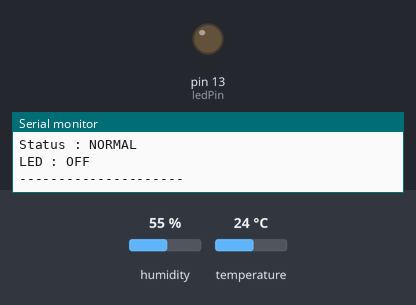
This sketch was run on a simulated Arduino Uno, built with avr-gcc and run on an emulated ATmega328P. Parts: output pins drawn as LEDs (lit = HIGH), the last lines printed to the serial monitor. The inputs (shaded band) are chosen by the test bench; at power-on: temperature 24 °C, humidity 55 %.

Above: at 2.8 s.
2.9 s: temperature set to 29 °C
5.6 s: temperature set to 32 °C
At 6.4 s:
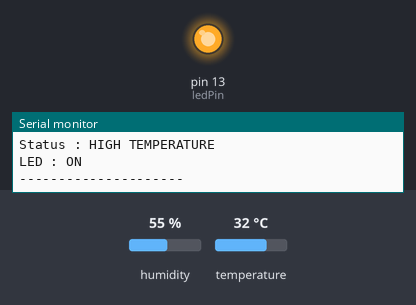
8.3 s: temperature set to 12 °C
At 11.1 s:
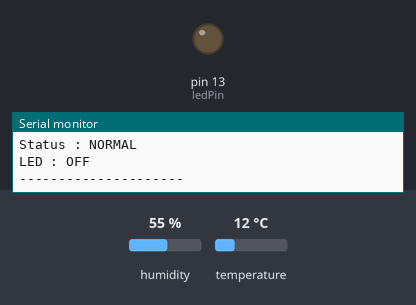
11.7 s: temperature set to 33 °C
At 13.0 s:
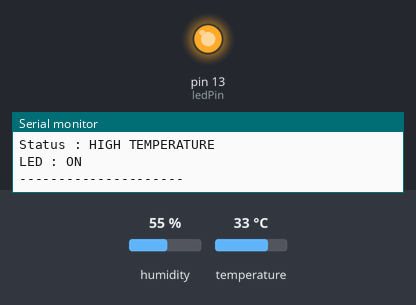
Timing chart, 0 to 14.7 s (numbered marks = the images above; inputs shaded):
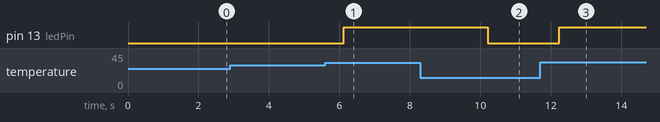

Measured:
- the behaviour switches between 30 and 31 °C on temperature (found by bisection; images 0 and 1)
- after the input at 5.6 s, pin 13 (ledPin): LOW → HIGH after 0.53 s
- after the input at 8.3 s, pin 13 (ledPin): HIGH → LOW after 1.9 s
- after the input at 11.7 s, pin 13 (ledPin): LOW → HIGH after 0.55 s

The sketch:

Smart_Temperature_Control.ino
```cpp
#include <DHT.h>

#define DHTPIN 2
#define DHTTYPE DHT11

DHT dht(DHTPIN, DHTTYPE);

const int ledPin = 13;

void setup() {
  Serial.begin(9600);
  dht.begin();
  pinMode(ledPin, OUTPUT);
}

void loop() {

  float temp = dht.readTemperature();

  if (isnan(temp)) {
    Serial.println("Sensor Error");
    delay(2000);
    return;
  }

  Serial.print("Temperature: ");
  Serial.print(temp);
  Serial.println(" °C");

  if (temp > 30) {
    digitalWrite(ledPin, HIGH);
    Serial.println("Status : HIGH TEMPERATURE");
    Serial.println("LED : ON");
  } else {
    digitalWrite(ledPin, LOW);
    Serial.println("Status : NORMAL");
    Serial.println("LED : OFF");
  }

  Serial.println("---------------------");

  delay(2000);
}
```
